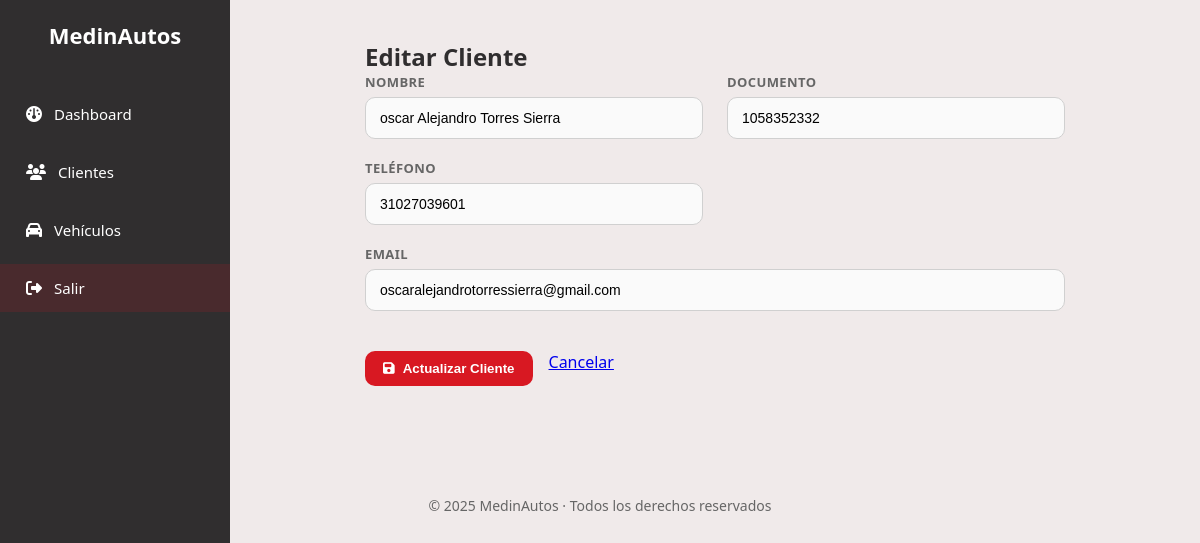
Screenshot of /clientes/1/editar (signed in) with the database file from the repository.
### backend/app/models/cliente.py (models this page shows)
class Cliente(Base):
    __tablename__ = "clientes"
    id = Column(Integer, primary_key=True, index=True)
    nombre = Column(String, nullable=False)
    documento = Column(String, nullable=False, unique=True)
    telefono = Column(String, nullable=True)
    email = Column(String, nullable=True)
    vehiculos = relationship(
        "Vehiculo",
        back_populates="cliente",
        cascade="all, delete-orphan"
    )

### backend/app/routes/clientes.py (the view)
@router.get("/{cliente_id}/editar", response_class=HTMLResponse)
def editar_cliente_form(
    request: Request,
    cliente_id: int,
    db: Session = Depends(get_db)
):
    cliente = db.query(Cliente).filter(
        Cliente.id == cliente_id
    ).first()
    if not cliente:
        return RedirectResponse("/clientes/", status_code=303)
    return templates.TemplateResponse(
        "clientes/cliente_form.html",
        {
            "request": request,
            "cliente": cliente,
            "modo_edicion": True
        }
    )

### backend/app/templates/clientes/cliente_form.html (shortened to what this page needs)
{% extends "base.html" %}
{% block content %}
<section class="page">
    <div class="card">
        <h2>
            {% if modo_edicion %}
            Editar Cliente
            {% else %}
            Nuevo Cliente
            {% endif %}
        </h2>
        <form method="post"
            action="{% if modo_edicion %}/clientes/{{ cliente.id }}/editar{% else %}/clientes/nuevo{% endif %}"
            class="form">
            <div class="form-group">
                <label for="nombre">Nombre</label>
                <input type="text" id="nombre" name="nombre" required
                    value="{% if modo_edicion %}{{ cliente.nombre }}{% else %}{{ nombre or '' }}{% endif %}">
            </div>
            <div class="form-group">
                <label for="documento">Documento</label>
                <input type="text" id="documento" name="documento" required
                    value="{% if modo_edicion %}{{ cliente.documento }}{% else %}{{ documento or '' }}{% endif %}">
            </div>
            <div class="form-group">
                <label for="telefono">Teléfono</label>
                <input type="text" id="telefono" name="telefono"
                    value="{% if modo_edicion %}{{ cliente.telefono }}{% else %}{{ telefono or '' }}{% endif %}">
            </div>
            <div class="form-group">
                <label for="email">Email</label>
                <input type="email" id="email" name="email"
                    value="{% if modo_edicion %}{{ cliente.email }}{% else %}{{ email or '' }}{% endif %}">
            </div>
            <div class="form-actions">
                <button type="submit" class="btn-primary">
                    <i class="fa-solid fa-floppy-disk"></i>
                    {% if modo_edicion %}
                    Actualizar Cliente
                    {% else %}
                    Guardar Cliente
                    {% endif %}
                </button>
                <a href="/clientes/" class="btn-secondary">
                    Cancelar
                </a>
            </div>
        </form>
    </div>
</section>
{% endblock %}

### backend/app/static/css/main.css (style rules this page uses)
:root { --rojo: #d81822; --gris-oscuro: #302e2f; --gris-claro: #f0eaea; --blanco: #ffffff; }
* { margin: 0; padding: 0; box-sizing: border-box; }
body { font-family: "Segoe UI", Tahoma, Geneva, Verdana, sans-serif; background-color: var(--gris-claro); color: var(--gris-oscuro); }
.fa, .fas, .far, .fab, .fa-solid { font-family: "Font Awesome 6 Free" !important; font-weight: 900; }
.btn-primary { background-color: var(--rojo); color: var(--blanco); padding: 10px 18px; border-radius: 10px; text-decoration: none; font-weight: 600; border: none; cursor: pointer; display: inline-flex; align-items: center; gap: 8px; }
.page { max-width: 1100px; margin: 0 auto; }
.page { max-width: 900px; }
.card { max-width: 700px; margin: 0 auto; }
.form { display: grid; grid-template-columns: 1fr 1fr; gap: 20px 24px; }
.form-group { display: flex; flex-direction: column; }
.form-group label { font-size: 13px; font-weight: 600; text-transform: uppercase; letter-spacing: 0.4px; color: #666; margin-bottom: 6px; }
.form-group input { padding: 12px 14px; border-radius: 10px; border: 1px solid #d0d0d0; font-size: 14px; background-color: #fafafa; transition: all 0.25s ease; }
.form-group:nth-child(4) { grid-column: span 2; }
.form-actions { grid-column: span 2; display: flex; gap: 16px; margin-top: 20px; }

### rows the page displays
Cliente: nombre "oscar Alejandro Torres Sierra", documento "1058352332", telefono "31027039601", email "oscaralejandrotorressierra@gmail.com"
